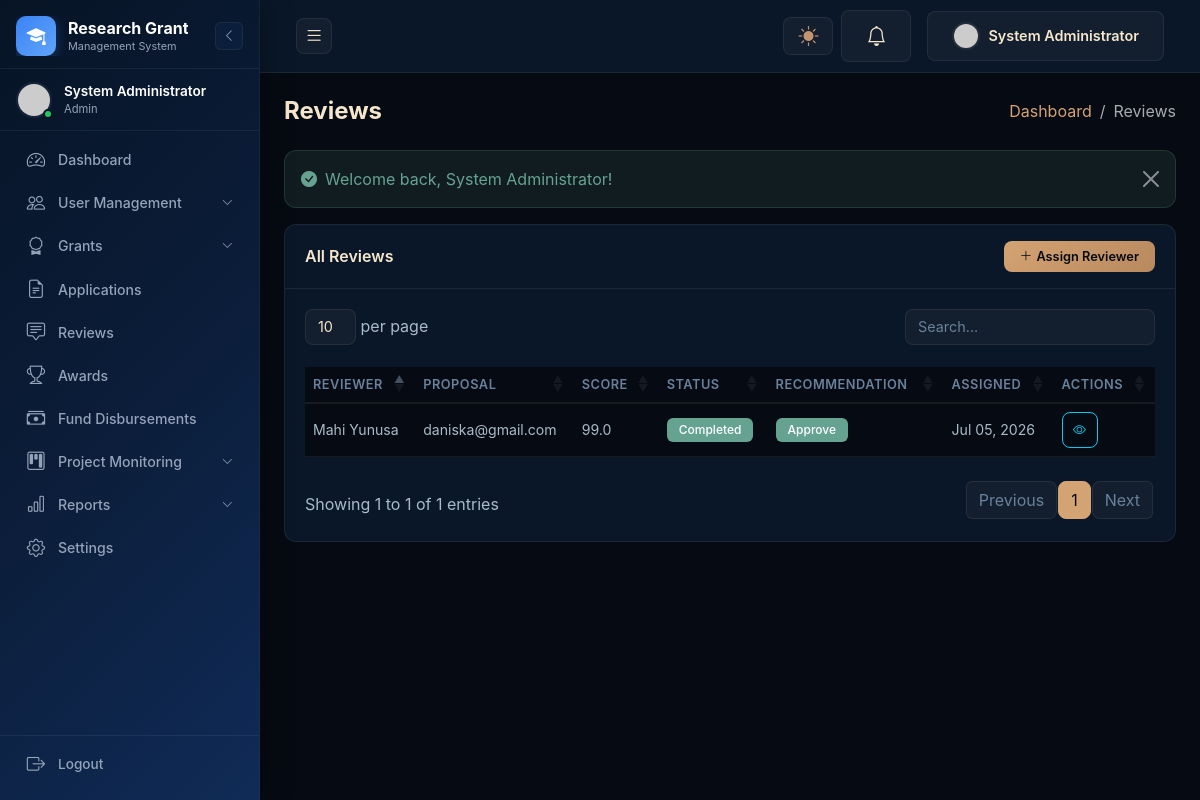
/admin/pages/reviews.php (signed in), run on the app's committed database.
### tables this page shows
CREATE TABLE `proposal_reviews` (
  `id` int(11) NOT NULL AUTO_INCREMENT,
  `proposal_id` int(11) NOT NULL,
  `reviewer_id` int(11) NOT NULL,
  `assigned_by` int(11) DEFAULT NULL,
  `score` decimal(5,2) DEFAULT NULL,
  `comments` text,
  `recommendation` enum('approve','reject','revision') DEFAULT NULL,
  `recommended_amount` decimal(15,2) DEFAULT NULL COMMENT 'Funding amount recommended by reviewer',
  `evaluation_report` text,
  `status` enum('assigned','in_progress','completed') NOT NULL DEFAULT 'assigned',
  `assigned_at` timestamp NOT NULL DEFAULT CURRENT_TIMESTAMP,
  `completed_at` datetime DEFAULT NULL,
  `created_at` timestamp NOT NULL DEFAULT CURRENT_TIMESTAMP,
  `updated_at` timestamp NOT NULL DEFAULT CURRENT_TIMESTAMP ON UPDATE CURRENT_TIMESTAMP,
  PRIMARY KEY (`id`),
  KEY `proposal_id` (`proposal_id`),
  KEY `reviewer_id` (`reviewer_id`),
  KEY `status` (`status`),
  KEY `fk_reviews_assigner` (`assigned_by`),
  CONSTRAINT `fk_reviews_assigner` FOREIGN KEY (`assigned_by`) REFERENCES `users` (`id`) ON DELETE SET NULL ON UPDATE CASCADE,
  CONSTRAINT `fk_reviews_proposal` FOREIGN KEY (`proposal_id`) REFERENCES `proposals` (`id`) ON DELETE CASCADE ON UPDATE CASCADE,
  CONSTRAINT `fk_reviews_reviewer` FOREIGN KEY (`reviewer_id`) REFERENCES `users` (`id`) ON DELETE CASCADE ON UPDATE CASCADE
);

CREATE TABLE `users` (
  `id` int(11) NOT NULL AUTO_INCREMENT,
  `username` varchar(100) NOT NULL,
  `email` varchar(255) NOT NULL,
  `password` varchar(255) NOT NULL,
  `first_name` varchar(100) DEFAULT NULL,
  `last_name` varchar(100) DEFAULT NULL,
  `role` enum('admin','researcher','reviewer') NOT NULL DEFAULT 'researcher',
  `profile_picture` varchar(255) DEFAULT NULL,
  `phone` varchar(50) DEFAULT NULL,
  `department` varchar(255) DEFAULT NULL,
  `institution` varchar(255) DEFAULT NULL,
  `biography` text,
  `orcid_id` varchar(100) DEFAULT NULL,
  `google_scholar` varchar(255) DEFAULT NULL,
  `research_interests` text,
  `qualification` varchar(255) DEFAULT NULL,
  `cv_file` varchar(255) DEFAULT NULL,
  `expertise_area` varchar(255) DEFAULT NULL,
  `reviewer_status` enum('pending','active','inactive') DEFAULT 'pending',
  `is_active` tinyint(1) NOT NULL DEFAULT '1',
  `email_verified` tinyint(1) NOT NULL DEFAULT '0',
  `email_verified_at` datetime DEFAULT NULL,
  `verification_token` varchar(255) DEFAULT NULL,
  `reset_token` varchar(255) DEFAULT NULL,
  `reset_token_expires` datetime DEFAULT NULL,
  `last_login` datetime DEFAULT NULL,
  `created_at` timestamp NOT NULL DEFAULT CURRENT_TIMESTAMP,
  `updated_at` timestamp NOT NULL DEFAULT CURRENT_TIMESTAMP ON UPDATE CURRENT_TIMESTAMP,
  PRIMARY KEY (`id`),
  UNIQUE KEY `username` (`username`),
  UNIQUE KEY `email` (`email`),
  KEY `role` (`role`),
  KEY `is_active` (`is_active`)
);

CREATE TABLE `proposals` (
  `id` int(11) NOT NULL AUTO_INCREMENT,
  `grant_id` int(11) NOT NULL,
  `researcher_id` int(11) NOT NULL,
  `title` varchar(255) NOT NULL,
  `abstract` text,
  `problem_statement` text,
  `methodology` text,
  `expected_outcomes` text,
  `budget_breakdown` text,
  `budget_amount` decimal(15,2) DEFAULT NULL,
  `status` enum('draft','submitted','under_review','approved','rejected','revision_needed','withdrawn') NOT NULL DEFAULT 'draft',
  `review_score` decimal(5,2) DEFAULT NULL,
  `review_comment` text,
  `submitted_at` datetime DEFAULT NULL,
  `reviewed_at` datetime DEFAULT NULL,
  `reviewed_by` int(11) DEFAULT NULL,
  `created_at` timestamp NOT NULL DEFAULT CURRENT_TIMESTAMP,
  `updated_at` timestamp NOT NULL DEFAULT CURRENT_TIMESTAMP ON UPDATE CURRENT_TIMESTAMP,
  PRIMARY KEY (`id`),
  KEY `grant_id` (`grant_id`),
  KEY `researcher_id` (`researcher_id`),
  KEY `status` (`status`),
  KEY `reviewed_by` (`reviewed_by`),
  CONSTRAINT `fk_proposals_grant` FOREIGN KEY (`grant_id`) REFERENCES `grants` (`id`) ON DELETE CASCADE ON UPDATE CASCADE,
  CONSTRAINT `fk_proposals_researcher` FOREIGN KEY (`researcher_id`) REFERENCES `users` (`id`) ON DELETE CASCADE ON UPDATE CASCADE,
  CONSTRAINT `fk_proposals_reviewer` FOREIGN KEY (`reviewed_by`) REFERENCES `users` (`id`) ON DELETE SET NULL ON UPDATE CASCADE
);

### admin/pages/reviews.php (the view, shortened to what this page needs)
<?php
require_once __DIR__ . '/../../includes/functions.php';
$db = getDb();
$stmt = $db->query("SELECT pr.*, u.first_name as reviewer_first, u.last_name as reviewer_last, p.title as proposal_title, p.researcher_id, r.first_name as res_first, r.last_name as res_last FROM proposal_reviews pr JOIN users u ON pr.reviewer_id = u.id JOIN proposals p ON pr.proposal_id = p.id JOIN users r ON p.researcher_id = r.id ORDER BY pr.created_at DESC");
$reviews = $stmt->fetchAll();
include __DIR__ . '/../../includes/header.php';
?>
<div class="d-flex justify-content-between align-items-center mb-4" data-aos="fade-down">
    <h4 class="mb-0 fw-bold">Reviews</h4>
    <nav aria-label="breadcrumb">
        <ol class="breadcrumb mb-0">
            <li class="breadcrumb-item"><a href="<?= SITE_URL ?>admin/index.php">Dashboard</a></li>
            <li class="breadcrumb-item active">Reviews</li>
        </ol>
    </nav>
</div>
<?= displaySessionMessages() ?>
<div class="card" data-aos="fade-up">
    <div class="card-header d-flex justify-content-between align-items-center">
        <span>All Reviews</span>
        <button class="btn btn-primary btn-sm" data-bs-toggle="modal" data-bs-target="#assignReviewerModal"><i class="bi bi-plus-lg me-1"></i>Assign Reviewer</button>
    </div>
    <div class="card-body">
        <div class="table-responsive">
            <table class="table datatable table-hover">
                <thead>
                    <tr>
                        <th>Reviewer</th>
                        <th>Proposal</th>
                        <th>Score</th>
                        <th>Status</th>
                        <th>Recommendation</th>
                        <th>Assigned</th>
                        <th class="no-print">Actions</th>
                    </tr>
                </thead>
                <tbody>
                    <?php if (empty($reviews)): ?>
                    <tr><td colspan="7" class="text-center text-muted py-4">No reviews found</td></tr>
                    <?php else: ?>
                    <?php foreach ($reviews as $r): ?>
                    <tr>
                        <td><?= htmlspecialchars($r['reviewer_first'] . ' ' . $r['reviewer_last']) ?></td>
                        <td><?= htmlspecialchars($r['proposal_title']) ?></td>
                        <td><?= $r['score'] !== null ? number_format($r['score'], 1) : '-' ?></td>
                        <td><?= getStatusBadge($r['status']) ?></td>
                        <td><?= $r['recommendation'] ? getStatusBadge($r['recommendation']) : '-' ?></td>
                        <td><?= formatDate($r['assigned_at']) ?></td>
                        <td class="no-print">
                            <button class="btn btn-sm btn-outline-info btn-icon" onclick="viewReview(<?= $r['id'] ?>)" title="View"><i class="bi bi-eye"></i></button>
                        </td>
                    </tr>
                    <?php endforeach; ?>
                    <?php endif; ?>
                </tbody>
            </table>
        </div>
    </div>
</div>
<?php include __DIR__ . '/../../includes/footer.php'; ?>

### includes/functions.php (shortened to what this page needs)
<?php
function formatDate($date, $format = 'M d, Y') {
    return date($format, strtotime($date));
}
function getStatusBadge($status) {
    $badges = [
        'active' => 'success',
        'inactive' => 'secondary',
        'pending' => 'warning',
        'draft' => 'secondary',
        'open' => 'success',
        'closed' => 'danger',
        'cancelled' => 'danger',
        'submitted' => 'primary',
        'under_review' => 'info',
        'approved' => 'success',
        'rejected' => 'danger',
        'revision_needed' => 'warning',
        'withdrawn' => 'secondary',
        'assigned' => 'info',
        'in_progress' => 'warning',
        'completed' => 'success',
        'overdue' => 'danger',
        'suspended' => 'warning',
        'terminated' => 'danger',
        'reviewed' => 'info',
        'monthly' => 'primary',
        'quarterly' => 'info',
        'biannual' => 'warning',
        'annual' => 'success',
        'final' => 'danger',
        'approve' => 'success',
        'revision' => 'warning',
        'paid' => 'success',
        'scheduled' => 'warning',
        'partially_disbursed' => 'info',
        'fully_disbursed' => 'success',
    ];
    $class = $badges[$status] ?? 'secondary';
    $label = ucwords(str_replace('_', ' ', $status));
    return "<span class='badge bg-{$class}'>{$label}</span>";
}
function displayAlert($message, $type = 'success') {
    $icons = [
        'success' => 'bi-check-circle-fill',
        'danger' => 'bi-exclamation-triangle-fill',
        'warning' => 'bi-exclamation-circle-fill',
        'info' => 'bi-info-circle-fill',
    ];
    $icon = $icons[$type] ?? 'bi-info-circle-fill';
    return "<div class='alert alert-{$type} alert-dismissible fade show' role='alert'>
            <i class='{$icon} me-2'></i>{$message}
            <button type='button' class='btn-close' data-bs-dismiss='alert'></button>
        </div>";
}
function displaySessionMessages() {
    $html = '';
    foreach (['success', 'danger', 'warning', 'info'] as $type) {
        if (isset($_SESSION[$type . '_message'])) {
            $html .= displayAlert($_SESSION[$type . '_message'], $type);
        }
    }
    return $html;
}

### assets/css/style.css (style rules this page uses)
:root { --dark: #060a12; --dark2: #0a1728; --dark3: #1b3858; --primary: #d4a373; --primary-light: #e8c9a0; --primary-dark: #b8895e; --secondary: #537497; --secondary-light: #69819c; --tertiary: #96b2c6; --green: #65a390; --amber: #c4936f; --red: #c15757; --text: #f5e6cc; --text-muted: #aabbc8; --text-dim: #69819c; --glass: rgba(245, 230, 204, .04); --glass-hover: rgba(245, 230, 204, .07); --glass-border: rgba(245, 230, 204, .08); --glow-primary: rgba(212, 163, 115, .35); --glow-secondary: rgba(83, 116, 151, .35); --sidebar-width: 260px; --sidebar-collapsed: 80px; --sidebar-bg: #071426; --sidebar-gradient: linear-gradient(135deg, #071426, #0B1D39, #102B57); --sidebar-primary: #3B82F6; --sidebar-primary-glow: rgba(59, 130, 246, .35); --sidebar-secondary: #60A5FA; --sidebar-text: #FFFFFF; --sidebar-muted: #94A3B8; --sidebar-glass: rgba(59, 130, 246, .06); --sidebar-glass-hover: rgba(59, 130, 246, .1); --sidebar-border: rgba(148, 163, 184, .1); --header-height: 60px; --radius: 12px; --radius-sm: 8px; --transition: all .3s ease; --bs-body-bg: var(--dark); --bs-body-color: var(--text); --bs-primary: var(--primary); --bs-secondary: var(--secondary); --bs-success: var(--green); --bs-warning: var(--amber); --bs-danger: var(--red); --bs-info: var(--tertiary); --bs-light: var(--dark2); --bs-dark: #000; --bs-border-color: var(--glass-border); --bs-link-color: var(--primary); --bs-link-hover-color: var(--primary-light); }
* { margin: 0; padding: 0; box-sizing: border-box; }
body { font-family: 'Inter', -apple-system, BlinkMacSystemFont, sans-serif; background: var(--dark); color: var(--text); overflow-x: hidden; }
h1, h2, h3, h4, h5, h6 { font-weight: 700; color: var(--text); }
a { text-decoration: none; transition: var(--transition); color: var(--primary); }
.card { border: 1px solid var(--glass-border); border-radius: var(--radius); background: var(--dark2); transition: var(--transition); }
.card-header { background: transparent; border-bottom: 1px solid var(--glass-border); font-weight: 600; padding: 16px 20px; color: var(--text); }
.card-body { padding: 20px; color: var(--text-muted); }
.table { margin-bottom: 0; color: var(--text); }
.table thead th { border-top: none; border-bottom: 2px solid var(--glass-border); font-weight: 600; font-size: .8rem; text-transform: uppercase; letter-spacing: .5px; color: var(--text-dim); }
.table td { vertical-align: middle; font-size: .88rem; border-color: var(--glass-border); color: var(--text-muted); }
.table > :not(caption) > * > * { border-color: var(--glass-border); }
.btn { border-radius: var(--radius-sm); font-weight: 600; padding: 10px 24px; transition: var(--transition); font-size: .9rem; }
.btn-sm { padding: 6px 16px; font-size: .8rem; }
.btn-primary { background: linear-gradient(135deg, var(--primary), var(--primary-dark)); border: none; color: var(--dark); }
.btn-icon { width: 36px; height: 36px; padding: 0; display: inline-flex; align-items: center; justify-content: center; border-radius: var(--radius-sm); }
.alert { border-radius: var(--radius); border: 1px solid var(--glass-border); background: var(--glass); color: var(--text); }
.alert-success { background: rgba(101,163,144,.12); border-color: rgba(101,163,144,.2); color: var(--green); }
.alert .btn-close { filter: invert(1) brightness(2); }
.badge { padding: 6px 12px; font-weight: 500; font-size: .75rem; border-radius: 6px; }
.bg-success { background: var(--green) !important; }
.close, .btn-close { filter: invert(1) brightness(2); }

### data on the page
proposal_reviews: reviewer.last_name "Mahi Yunusa", proposal.title "daniska@gmail.com", score "99.0", status "Completed Approve", assigned_at "Jul 05, 2026"

### other printed values
$_SESSION['user_name'] "System Administrator"
str_replace('_', ' ', $role) "Admin"
